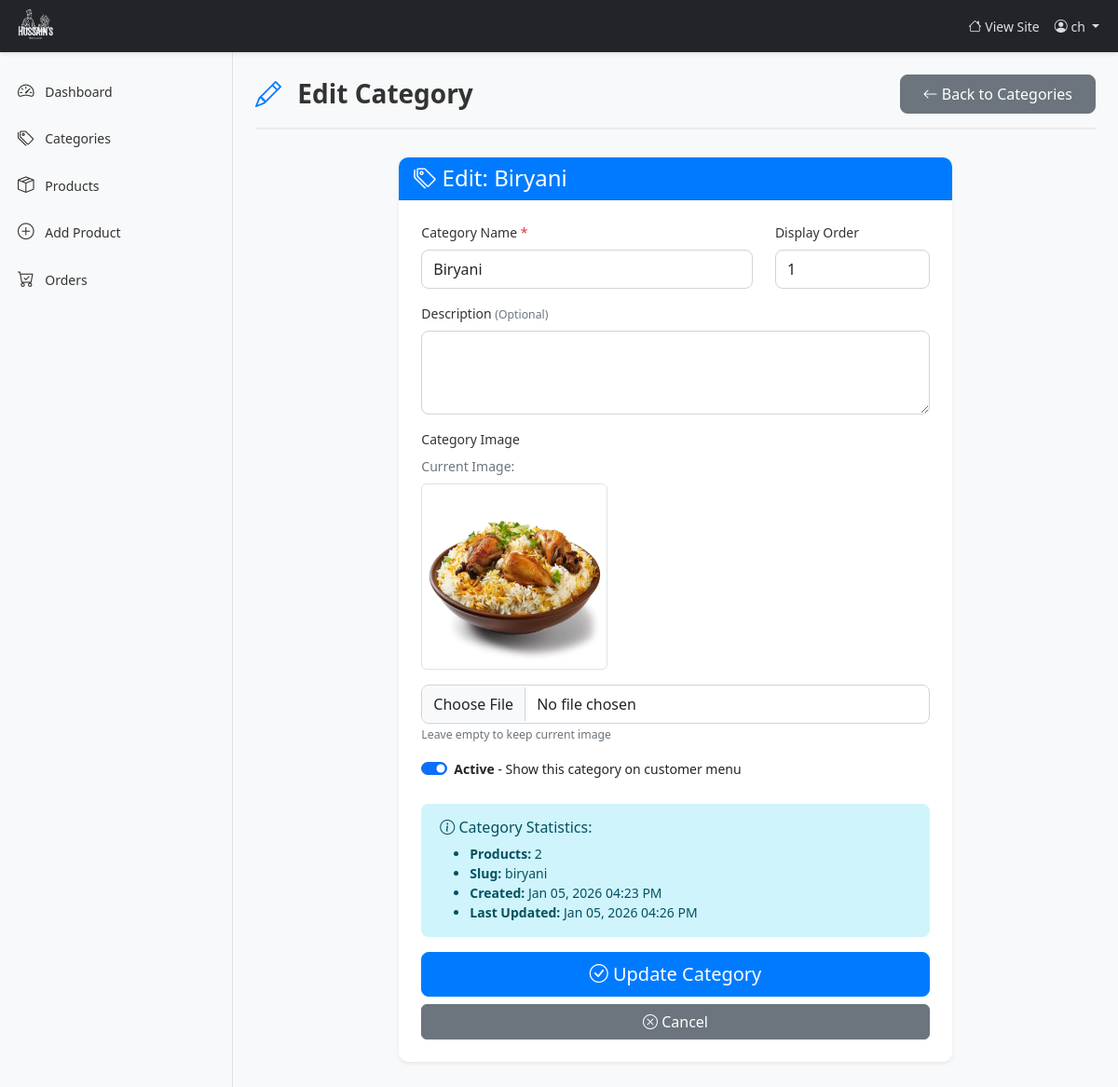
/dashboard/categories/edit/1/ (signed in), run on the app's committed database.
### products/models.py (models this page shows, shortened)
class CustomUser(AbstractUser):
    username = None
    phone_number = models.CharField(max_length=15, unique=True)
    USERNAME_FIELD = 'phone_number'
    REQUIRED_FIELDS = []
    objects = UserManager()

class BaseModel(models.Model):
    created_at = models.DateTimeField(auto_now_add=True)
    updated_at = models.DateTimeField(auto_now=True)
    class Meta:
        abstract = True

class Category(BaseModel):
    category_name = models.CharField(max_length=100, unique=True)
    category_slug = models.SlugField(max_length=120, blank=True, unique=True)
    category_description = models.TextField(blank=True, null=True)
    category_image = models.ImageField(upload_to='categories/', blank=True, null=True)
    is_active = models.BooleanField(default=True)
    display_order = models.IntegerField(default=0, help_text="Lower numbers appear first")
    class Meta:
        verbose_name_plural = "Categories"
        ordering = ['display_order', 'category_name']
    @property
    def product_count(self):
        return self.products.filter(is_available=True).count()

### products/views.py (the view, shortened to what this page needs)
# urls.py: path('dashboard/categories/edit/<int:category_id>/', views.edit_category, name='edit_category'),
@login_required
def edit_category(request, category_id):
    if not request.user.is_staff:
        messages.error(request, 'Access denied! Staff access required.')
        return redirect('home')
    category = get_object_or_404(Category, id=category_id)
    return render(request, 'restaurant/edit_category.html', {'category': category})

### products/templates/restaurant/edit_category.html (shortened to what this page needs)
{% extends "dashbase.html" %}
{% block content %}
<div class="page-header">
    <h1><i class="bi bi-pencil"></i> Edit Category</h1>
    <a href="{% url 'manage_categories' %}" class="btn btn-secondary btn-dashboard">
        <i class="bi bi-arrow-left"></i> Back to Categories
    </a>
</div>
<div class="row justify-content-center">
    <div class="col-md-8">
        <div class="card shadow-sm">
            <div class="card-header bg-primary text-white">
                <h4 class="mb-0"><i class="bi bi-tags"></i> Edit: {{ category.category_name }}</h4>
            </div>
            <div class="card-body">
                <form method="POST" enctype="multipart/form-data">
                    <div class="row">
                        <div class="col-md-8 mb-3">
                            <label for="category_name" class="form-label">
                                Category Name <span class="text-danger">*</span>
                            </label>
                            <input type="text"
                                   class="form-control"
                                   id="category_name"
                                   name="category_name"
                                   value="{{ category.category_name }}"
                                   required>
                        </div>
                        <div class="col-md-4 mb-3">
                            <label for="display_order" class="form-label">
                                Display Order
                            </label>
                            <input type="number"
                                   class="form-control"
                                   id="display_order"
                                   name="display_order"
                                   value="{{ category.display_order }}"
                                   min="0">
                        </div>
                    </div>
                    <div class="mb-3">
                        <label for="category_description" class="form-label">
                            Description <small class="text-muted">(Optional)</small>
                        </label>
                        <textarea class="form-control"
                                  id="category_description"
                                  name="category_description"
                                  rows="3">{{ category.category_description }}</textarea>
                    </div>
                    <div class="mb-3">
                        <label for="category_image" class="form-label">
                            Category Image
                        </label>
                        {% if category.category_image %}
                        <div class="mb-3">
                            <p class="text-muted mb-2">Current Image:</p>
                            <img src="{{ category.category_image.url }}"
                                 alt="{{ category.category_name }}"
                                 class="img-thumbnail"
                                 style="max-width: 200px; max-height: 200px; object-fit: cover;">
                        </div>
                        {% endif %}
                        <input type="file"
                               class="form-control"
                               id="category_image"
                               name="category_image"
                               accept="image/*">
                        <small class="text-muted">Leave empty to keep current image</small>
                    </div>
                    <div class="mb-4">
                        <div class="form-check form-switch">
                            <input class="form-check-input"
                                   type="checkbox"
                                   id="is_active"
                                   name="is_active"
                                   {% if category.is_active %}checked{% endif %}>
                            <label class="form-check-label" for="is_active">
                                <strong>Active</strong> - Show this category on customer menu
                            </label>
                        </div>
                    </div>
                    <div class="alert alert-info">
                        <h6><i class="bi bi-info-circle"></i> Category Statistics:</h6>
                        <ul class="mb-0">
                            <li><strong>Products:</strong> {{ category.product_count }}</li>
                            <li><strong>Slug:</strong> {{ category.category_slug }}</li>
                            <li><strong>Created:</strong> {{ category.created_at|date:"M d, Y h:i A" }}</li>
                            <li><strong>Last Updated:</strong> {{ category.updated_at|date:"M d, Y h:i A" }}</li>
                        </ul>
                    </div>
                    <div class="d-grid gap-2">
                        <button type="submit" class="btn btn-primary btn-lg">
                            <i class="bi bi-check-circle"></i> Update Category
                        </button>
                        <a href="{% url 'manage_categories' %}" class="btn btn-secondary">
                            <i class="bi bi-x-circle"></i> Cancel
                        </a>
                    </div>
                </form>
            </div>
        </div>
    </div>
</div>
{% endblock %}

### products/templates/dashbase.html (shortened to what this page needs)
{% load static %}
<!DOCTYPE html>
<html lang="en">
<head>
    <link href="https://cdn.jsdelivr.net/npm/bootstrap@5.3.3/dist/css/bootstrap.min.css" rel="stylesheet">
    <link rel="stylesheet" href="https://cdn.jsdelivr.net/npm/bootstrap-icons@1.11.1/font/bootstrap-icons.css">
    <link rel="stylesheet" href="{% static 'css/dashboard.css' %}">
</head>
<body>
    <nav class="navbar navbar-expand-lg navbar-dark bg-dark fixed-top">
        <div class="container-fluid">
            <a class="navbar-brand" href="{% url 'home' %}">
                <img src="{% static 'images/logo.png' %}" alt="Hussain's Restaurant">
            </a>
            <div class="collapse navbar-collapse" id="navbarNav">
                <ul class="navbar-nav ms-auto">
                    <li class="nav-item">
                        <a class="nav-link" href="{% url 'home' %}" target="_blank">
                            <i class="bi bi-house"></i> View Site
                        </a>
                    </li>
                    <li class="nav-item dropdown">
                        <a class="nav-link dropdown-toggle" href="#" role="button" data-bs-toggle="dropdown">
                            <i class="bi bi-person-circle"></i>
                            {% if request.user.first_name %}
                                {{ request.user.first_name }}
                            {% else %}
                                {{ request.user.phone_number }}
                            {% endif %}
                        </a>
                    </li>
                </ul>
            </div>
        </div>
    </nav>
    <div class="container-fluid">
        <div class="row">
            <nav id="sidebar" class="col-md-3 col-lg-2 d-md-block bg-light sidebar">
                <div class="position-sticky">
                    <ul class="nav flex-column">
                        <li class="nav-item">
                            <a class="nav-link {% if request.resolver_match.url_name == 'restaurant_dashboard' %}active{% endif %}" href="{% url 'restaurant_dashboard' %}">
                                <i class="bi bi-speedometer2"></i> Dashboard
                            </a>
                        </li>
                        <li class="nav-item">
                            <a class="nav-link {% if request.resolver_match.url_name == 'manage_categories' %}active{% endif %}" href="{% url 'manage_categories' %}">
                                <i class="bi bi-tags"></i> Categories
                            </a>
                        </li>
                        <li class="nav-item">
                            <a class="nav-link {% if request.resolver_match.url_name == 'manage_products' %}active{% endif %}" href="{% url 'manage_products' %}">
                                <i class="bi bi-box-seam"></i> Products
                            </a>
                        </li>
                        <li class="nav-item">
                            <a class="nav-link {% if request.resolver_match.url_name == 'add_product' %}active{% endif %}" href="{% url 'add_product' %}">
                                <i class="bi bi-plus-circle"></i> Add Product
                            </a>
                        </li>
                        <li class="nav-item">
                            <a class="nav-link {% if request.resolver_match.url_name == 'manage_orders' %}active{% endif %}" href="{% url 'manage_orders' %}">
                                <i class="bi bi-cart-check"></i> Orders
                            </a>
                        </li>
                    </ul>
                </div>
            </nav>
            <main class="col-md-9 ms-sm-auto col-lg-10 px-md-4">
                <div class="dashboard-content">
                    {% block content %}
                    {% endblock %}
                </div>
            </main>
        </div>
    </div>
</body>
</html>

### products/static/css/dashboard.css (style rules this page uses)
* { margin: 0; padding: 0; box-sizing: border-box; }
body { font-family: 'Segoe UI', Tahoma, Geneva, Verdana, sans-serif; font-size: 0.875rem; background-color: #f8f9fa; min-height: 100vh; padding-top: 56px; }
.navbar { box-shadow: 0 2px 4px rgba(0,0,0,.1); height: 56px; }
.navbar-dark { background-color: #212529 !important; }
.navbar.fixed-top { position: fixed !important; top: 0; right: 0; left: 0; z-index: 1030; }
.navbar-brand { padding-top: 0.75rem; padding-bottom: 0.75rem; font-size: 1rem; font-weight: 600; }
.navbar-brand img { filter: brightness(0) invert(1); height: 40px; width: auto; max-width: 150px; object-fit: contain; }
.navbar-nav .nav-link { color: rgba(255, 255, 255, 0.85) !important; transition: color 0.3s ease; }
.sidebar { position: fixed; top: 56px; bottom: 0; left: 0; z-index: 100; padding: 0; box-shadow: inset -1px 0 0 rgba(0, 0, 0, .1); overflow-y: auto; overflow-x: hidden; background-color: #f8f9fa; width: 250px; }
.sidebar .position-sticky { position: sticky !important; top: 0; height: calc(100vh - 56px); padding-top: 1rem; }
.sidebar .nav-link { font-weight: 500; color: #333; padding: 0.75rem 1rem; border-left: 3px solid transparent; transition: all 0.3s ease; display: block; }
.sidebar .nav-link i { margin-right: 8px; font-size: 1.1rem; }
main.col-md-9, main.col-lg-10 { margin-left: 0; padding: 1.5rem; }
@media (min-width: 768px) { main.col-md-9 { margin-left: 250px; width: calc(100% - 250px); } }
@media (min-width: 992px) { main.col-lg-10 { margin-left: 250px; width: calc(100% - 250px); } }
.dashboard-content { padding-top: 0; padding-bottom: 40px; min-height: calc(100vh - 56px); }
.btn { transition: all 0.3s ease; }
.btn-dashboard { padding: 0.5rem 1.5rem; border-radius: 8px; font-weight: 500; }
.btn-primary { background-color: #007bff; border-color: #007bff; }
.page-header { display: flex; justify-content: space-between; align-items: center; margin-bottom: 30px; padding-bottom: 15px; border-bottom: 2px solid #e9ecef; }
.page-header h1 { margin: 0; font-weight: 600; font-size: 1.75rem; color: #333; }
.page-header h1 i { margin-right: 10px; color: #007bff; }
.card { border: none; border-radius: 10px; box-shadow: 0 2px 8px rgba(0,0,0,0.08); transition: all 0.3s ease; }
.card-header { border-bottom: 1px solid rgba(0,0,0,0.125); border-radius: 10px 10px 0 0 !important; }
.card-header.bg-primary { background-color: #007bff !important; color: white; }
.card-body { padding: 1.5rem; }
.form-control { border-radius: 8px; border: 1px solid #ced4da; padding: 0.5rem 0.75rem; }
.form-label { font-weight: 500; color: #333; margin-bottom: 0.5rem; }
.alert { border-radius: 8px; border: none; padding: 1rem 1.25rem; }
.text-muted { color: #6c757d !important; }
.text-danger { color: #dc3545 !important; }
.bg-light { background-color: #f8f9fa !important; }
.mb-3 { margin-bottom: 1rem !important; }
.mb-4 { margin-bottom: 1.5rem !important; }
.gap-2 { gap: 0.5rem !important; }

### data on the page
CustomUser: user.first_name "ch"
Category: category_name "Biryani", display_order "1", category_image (picture), is_active "☑", product_count "2", category_slug "biryani", created_at "Jan 05, 2026 04:23 PM", updated_at "Jan 05, 2026 04:26 PM"
